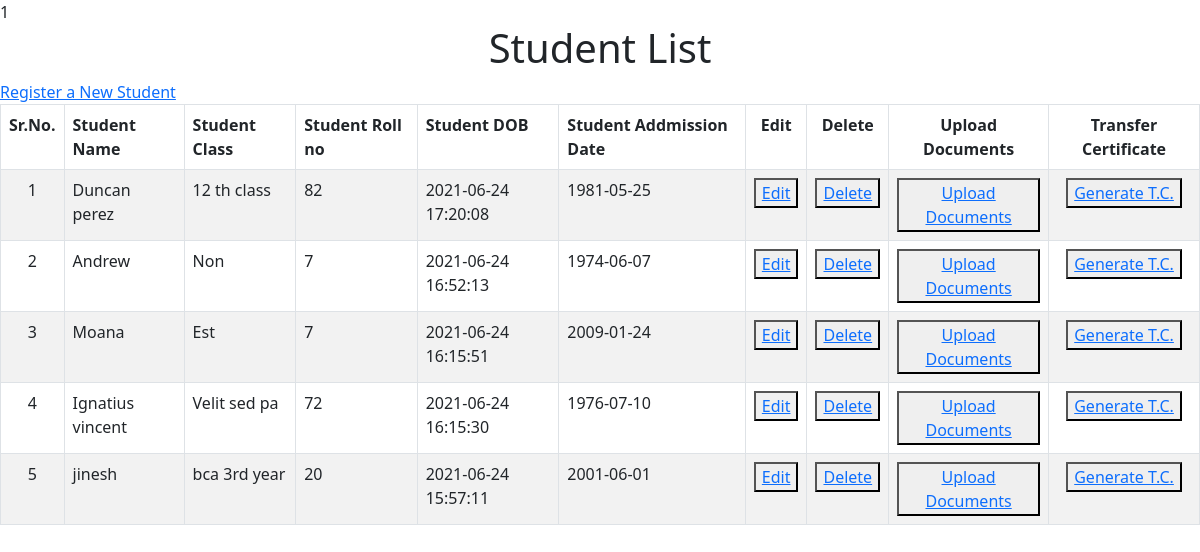
The page / on the database its author committed.
### tables this page shows
CREATE TABLE `student` (
  `id` int(11) NOT NULL,
  `name` varchar(50) NOT NULL,
  `class` varchar(12) NOT NULL,
  `rollno` int(5) NOT NULL,
  `date` timestamp NOT NULL DEFAULT current_timestamp(),
  `dob` date NOT NULL
);

### db.php (called while the page is built, shortened)
<?php
	class Db
	{
		var $con;
		public function __construct()
		{
			$this->con=mysqli_connect("localhost","root","","task");
		}
		function fetchAll($sql)
		{
			return mysqli_fetch_all(mysqli_query($this->con,$sql),MYSQLI_ASSOC);
		}
	}
	$dbob=new Db;
?>

### index.php (the view, shortened to what this page needs)
<?=require_once ("theme.php");?>
<center>
        <h1>Student List</h1>
    </center>
<table class="table table-striped table-bordered table-hover" align="center">
<div>	<tr class="table table-striped table-bordered table-hover" align="right">
		<a href="create.php">Register a New Student</a>
	</tr>
	</div>
	<tr>
		<th><center>Sr.No.</center></th>
		<th>Student Name</th>
		<th>Student Class</th>
		<th>Student Roll no</th>
		<th>Student DOB</th>
		<th>Student Addmission Date</th>
		<th><center>Edit</center></th>
		<th><center>Delete</center></th>
		<th><center>Upload Documents</center></th>
		<th><center>Transfer Certificate</center></th>
	</tr>
	<?php
		include "db.php";
		$all=$dbob->fetchAll("SELECT id,name,class,rollno,date,dob FROM Student order by id desc");
		$sn=1;
		foreach ($all as $data)
		{
			$data=array_map('stripslashes', $data);
	?>
		<tr>
			<td align="center"><?php echo $sn++;  ?></td>
			<td><?php echo $data['name'];  ?></td>
			<td><?php echo $data['class'];  ?></td>
			<td><?php echo $data['rollno'];  ?></td>
			<td><?php echo $data['date'];  ?></td>
			<td><?php echo $data['dob'];  ?></td>
			<td align="center">
				<button><a href="create.php?id=<?php echo $data['id'];  ?>">Edit</a>
				</button></td>
			<td><button>
				<a href="#" onclick="js:del('<?php echo $data['id']; ?>');">Delete</a>
				</button>
				<br/></td>
			<td><button>
				<a href="images.php?pid=<?= $data['id']; ?>">Upload  Documents</a></button>
			</td>
			<td align="center"><button>
				<a href="tc.php?id=<?php echo $data['id'];  ?>">Generate T.C.</a></button>
				</td>
		</tr>
	<?php
		}
	?>
</table>

### theme.php (shortened to what this page needs)
<!doctype html>
<html lang="en">
<head>
    <link href="https://cdn.jsdelivr.net/npm/bootstrap@5.0.2/dist/css/bootstrap.min.css" rel="stylesheet">
</head>
<body>
</body>
</html>

### rows shown on the page
student: name "Duncan perez", class "12 th class", rollno "82", date "2021-06-24 17:20:08", dob "1981-05-25"
student: name "Andrew", class "Non", rollno "7", date "2021-06-24 16:52:13", dob "1974-06-07"
student: name "Moana", class "Est", rollno "7", date "2021-06-24 16:15:51", dob "2009-01-24"
student: name "Ignatius vincent", class "Velit sed pa", rollno "72", date "2021-06-24 16:15:30", dob "1976-07-10"
student: name "jinesh", class "bca 3rd year", rollno "20", date "2021-06-24 15:57:11", dob "2001-06-01"
